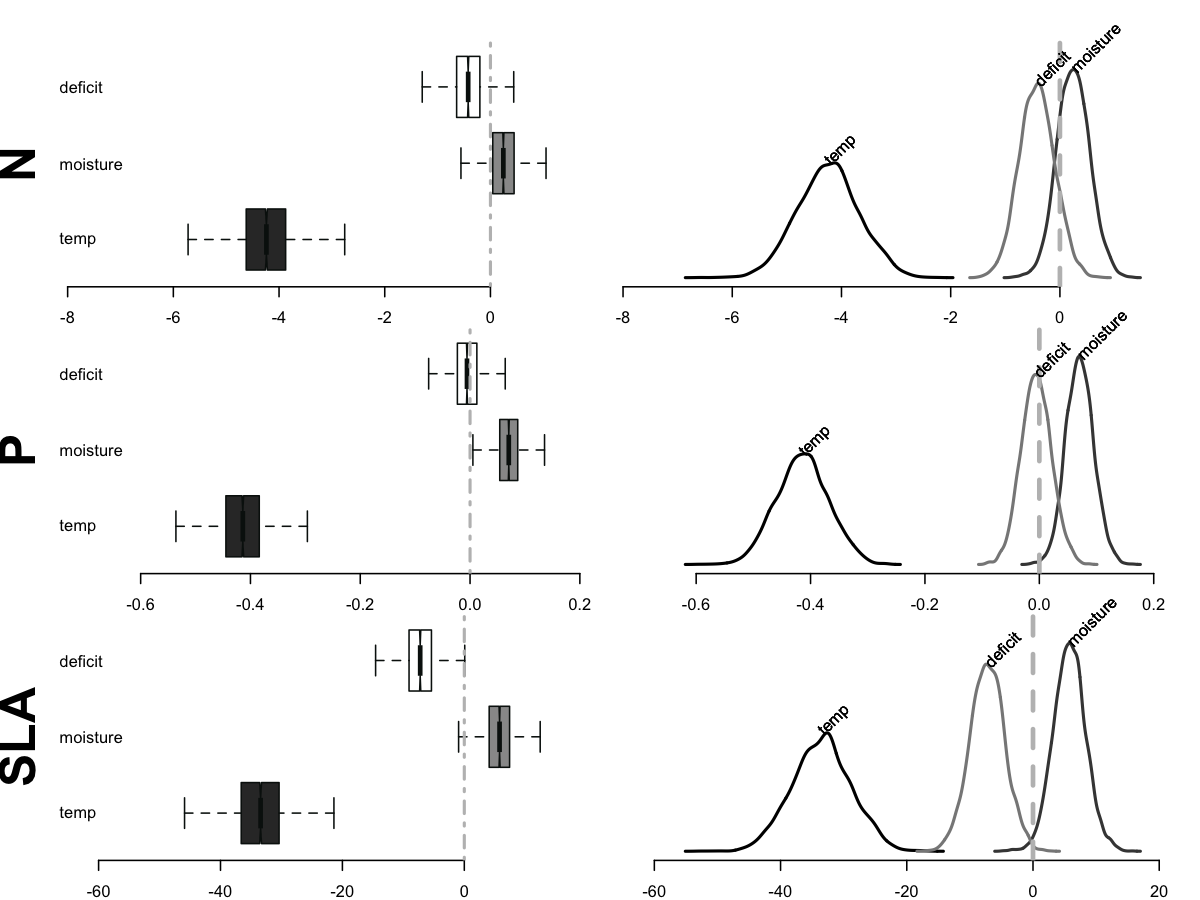

Reproduce this figure in R.
# this script file is meant to use for analyzing model output
source('figures/traitPostAux.R')
source('~/Projects/procVisData/dataViz.R')

post <- postGibbsChains(betachains = output$chains$agibbs, 
                        burnin = output$burnin,
                        traitsToPlot = c('N','P','SLA') ,
                        predictorsToPlot = c('temp', 'moisture','deficit', 'surplus'), 
                        onlySignificant = F, 
                        normalized = T, 
                        excludeIntercept  =F,
                        includeInteractions = F,
                        includeMainEffects = T)

png('figures/traitFig.PostProc.Climate.png', width = 8, height = 6, res =150, units='in')
par(mfrow=c(3,2), bty='n', xaxt='s', yaxt='n', mar=c(1,1,1,1), oma=c(1,1,1,1))
for(t in c('N','P','SLA')){
  chains <- post$chains[,which(post$nameMatrix[,trait]==t)]
  plotGibbsBoxplots(chains, textAdj = 0, labels = post$nameMatrix$predictor, sigPlot = F, sort = F)
  # plotGibbsChains(chains, labels = post$nameMatrix$predictor)
  mtext(text = t, side = 2, line = 0, cex=2, font=2)
  plotGibbsDensity(chains, labels = post$nameMatrix$predictor, txtAdj = 0, title.text = '', xlab = '', ylab = '')
}
dev.off()
